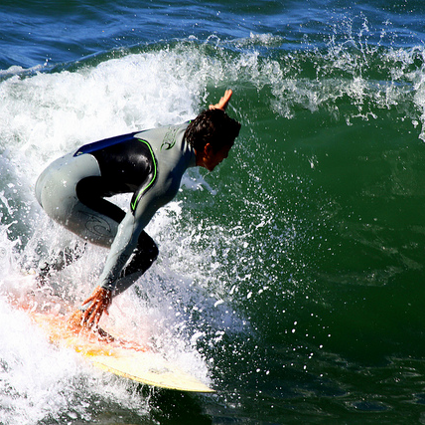
#> input picture Project 2/Part1/images/surfer.png, 425 x 425 px
$ python test_implementation.py
#> lines starting #> are read from the running program, lines starting #| are printed output that depends on the picture
### Project 2/Part2/dct.py
import numpy

### Main DCT, IDCT, DCT2, IDCT2 methods

def compute_D(n : numpy.float64):
    '''
    Compute a supporting matrix D, used for a matrix-based
    calculation of DCT, IDCT, DCT2 and IDCT2.
    '''
#> called with n = 8

    if n <= 0:
        raise ValueError("Error! Wrong matrix dimension.")

    alpha = numpy.zeros(n, dtype = numpy.float64)
    alpha[0] = 1 / numpy.sqrt(n)
    alpha[1:] = (numpy.sqrt(2) / numpy.sqrt(n))

    D = numpy.zeros((n, n), dtype = numpy.float64)

    for k in range(n):
        for i in range(n):
            D[k, i] = alpha[k] * \
                      numpy.cos(k * numpy.pi *
                            (2 * i + 1) / (2 * n))
    return D


def dct(f : numpy.ndarray,
        D : numpy.ndarray = None) -> numpy.ndarray :
    '''
    Compute one-dimensional DCT in matrix form.
    '''


    if f.ndim != 1:
        raise ValueError("Wrong input dimension for a one-dimensional DCT.")
    if D is None:
        n = f.shape[0]
        D = compute_D(n)
    c = numpy.dot(D, f)
    return c


def idct(c : numpy.ndarray,
         D : numpy.ndarray = None) -> numpy.ndarray :
    '''
    Compute one-dimensional IDCT in matrix form.
    '''
    if c.ndim != 1:
        raise ValueError("Wrong input dimension for a one-dimensional IDCT.")
    if D is None:
        n = c.shape[0]
        D = compute_D(n)
    f = numpy.dot(D.T, c)
    return f


def dct2(F : numpy.ndarray) -> numpy.ndarray:
    '''
    Compute (two-dimensional) DCT2 in matrix form.
    '''

    n, m = F.shape
    D_n = compute_D(n)

    if n == m:
        D_m = D_n
    else:
        D_m = compute_D(m)

    return numpy.dot(numpy.dot(D_n, F), D_m.T)


def idct2(C : numpy.ndarray) -> numpy.ndarray:
    '''
    Compute (two-dimensional) IDCT2 in matrix form.
    '''

    n, m = C.shape
    D_n = compute_D(n)

    if n == m:
        D_m = D_n
    else:
        D_m = compute_D(m)

    return numpy.dot(numpy.dot(D_n.T, C), D_m)


### Additional DCT2, IDCT2 variants


def dct2_alt(F : numpy.ndarray) -> numpy.ndarray:
    '''
    Compute DCT2 by performing calls to the custom implementation of DCT.
    '''

    n, m = F.shape
    D_n = compute_D(n)
    if n == m:
        D_m = D_n
    else:
        D_m = compute_D(m)

    C = F.copy()

    for j in range(m):
        C[:, j] = dct(C[:, j], D_n)
    for i in range(n):
        C[i, :] = dct(C[i, :], D_m)

    return C


def idct2_alt(C : numpy.ndarray) -> numpy.ndarray:
    '''
    Compute IDCT2 by performing calls to the custom implementation of IDCT.
    '''

    n, m = C.shape
    D_n = compute_D(n)
    if n == m:
        D_m = D_n
    else:
        D_m = compute_D(m)

    F = C.copy()

    for j in range(m):
        F[:, j] = idct(F[:, j], D_n)
    for i in range(n):
        F[i, :] = idct(F[i, :], D_m)

    return F


def dot(a, b):
    '''
    Custom (unoptimized) implementation of the dot product of vectors.
    '''

    res = 0
    v1 = a.flatten()
    v2 = b.flatten()

    for i in range(len(v1)):
        res = res + v1[i] * v2[i]

    return res


def dct2_naive(F : numpy.ndarray) -> numpy.ndarray:
    '''
    Custom (naive) implementation of the DCT2 relying on the unoptimized implementation
    of the dot product of vectors.
    '''

    n, m = F.shape
    D_n = compute_D(n)
    if n == m:
        D_m = D_n
    else:
        D_m = compute_D(m)

    C = F.copy()
    C_tmp = F.copy()

    for j in range(m):
        for i in range(n):
            C_tmp[i, j] = dot(D_n[i, :], F[:, j])
    for i in range(n):
        for j in range(m):
            C[i, j] = dot(C_tmp[i, :], D_m[j, :])

    return C


def idct2_naive(C : numpy.ndarray) -> numpy.ndarray:
    '''
    Custom (naive) implementation of the IDCT2 relying on the unoptimized implementation
    of the dot product of vectors.
    '''

    n, m = C.shape
    D_n = compute_D(n)
    if n == m:
        D_m = D_n
    else:
        D_m = compute_D(m)

    F = C.copy()
    F_tmp = C.copy()

    for j in range(m):
        for i in range(n):
            F_tmp[i, j] = dot(D_n[:, i], C[:, j])
    for i in range(n):
        for j in range(m):
            F[i, j] = dot(F_tmp[i, :], D_m[:, j])

    return F

### Project 2/Part1/test_implementation.py
import numpy
import os
import matplotlib.pyplot as plt
from scipy.fft import dctn, idctn
from PIL import Image
from dct import dct, idct, dct2, idct2, dct2_alt, idct2_alt, dct2_naive, idct2_naive
from dct import dct2


def test_dct():
    '''
    Test various implementations of the one-dimensional DCT and IDCT
    applying them to a pre-defined array.
    '''

    print("\n---- Test of the DCT and IDCT with custom and library-derived implementations ----")
    d = numpy.array([231, 32, 233, 161, 24, 71, 140, 245], dtype=numpy.float_)
    dct_res_custom = dct(d)
    dct_res_lib = dctn(d, norm="ortho")
    print("Input array: \n", d)
    print("Custom DCT: \n", dct_res_custom)
    print("Library DCT: \n", dct_res_lib)
    print("Custom IDCT: \n", idct(dct_res_custom))
    print("Library IDCT: \n", idctn(dct_res_lib, norm = "ortho"))


def test_dct2():
    '''
    Test various implementations of the DCT2 and IDCT2
    applying them to a pre-defined matrix.
    '''

    print("\n---- Test of the DCT2 and IDCT2 with custom and library-derived implementations ----")
    D = numpy.array([[231, 32, 233, 161, 24, 71, 140, 245],
                [247, 40, 248, 245, 124, 204, 36, 107],
                [234, 202, 245, 167, 9, 217, 239, 173],
                [193, 190, 100, 167, 43, 180, 8, 70],
                [11, 24, 210, 177, 81, 243, 8, 112],
                [97, 195, 203, 47, 125, 114, 165, 181],
                [193, 70, 174, 167, 41, 30, 127, 245],
                [87, 149, 57, 192, 65, 129, 178, 228]], dtype=numpy.float64)
    dct2_res_custom = dct2(D)
    dct2_res_custom_alt = dct2_alt(D)
    dct2_res_custom_naive = dct2_naive(D)
    dct2_res_lib = dctn(D, norm="ortho")
    print("Input matrix: \n", D)
    print("Custom DCT2: \n", dct2_res_custom)
    print("Custom DCT2 Alt: \n", dct2_res_custom_alt)
    print("Custom DCT2 Naive: \n", dct2_res_custom_naive)
    print("Library DCT2: \n", dct2_res_lib)
    print("Custom IDCT2: \n", idct2(dct2_res_custom))
    print("Custom IDCT2 Alt: \n", idct2_alt(dct2_res_custom_alt))
    print("Custom IDCT2 Naive: \n", idct2_naive(dct2_res_custom_naive))
    print("Library IDCT2: \n", idctn(dct2_res_lib, norm = "ortho"))


def test_image_dct2():
    '''
    Test various implementations of the DCT2 and IDCT2
    applying them to an 8 x 8 block extracted from an image.
    '''

    print("\n---- Test of the DCT2 and IDCT2 with custom and library-derived implementations ----")

    # Load an image annd extract an 8 x 8 (upper left) block as an input matrix
    img = numpy.copy(Image.open("images/surfer.png").convert("L"))
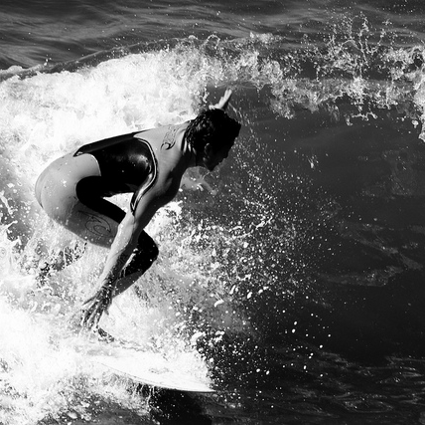
#> img: shape (425, 425); min 0, max 255, mean 111.4
    A = numpy.array(img[:8, :8], numpy.float64).copy()

    res_custom = dct2(A)
    res_lib = dctn(A, norm = "ortho")

    print("8 x 8 portion of the input matrix A \n", A)
    print("Custom DCT2 on image: \n", res_custom)
    print("Library DCT2 on image: \n", res_lib)
    print("Custom IDCT2 on image: \n", idct2(res_custom))
    print("Library IDCT2 on image: \n", idctn(res_lib, norm = "ortho"))
    print("Mean difference: ", numpy.mean(abs(res_custom - res_lib)))

    # Create plots of coefficients produced by the custom DCT2, library-based version
    # and the difference between the two resulting matrices
    plot3d(res_custom, "dct_coeff_custom.png")
    plot3d(res_lib, "dct_coeff_lib.png")
    plot3d(res_custom - res_lib, "dct_coeff_diff.png")


def plot3d(matrix, filename = "output.png"):
    '''
    Create a 3D plot of a matrix specified as an input.
    '''
#> called with matrix = array of shape (8, 8), filename = 'dct_coeff_custom.png'

    fig = plt.figure(figsize=(10, 10))
    ax = fig.add_subplot(projection = "3d")

    x, y = numpy.meshgrid(numpy.arange(matrix.shape[1]),
                    numpy.arange(matrix.shape[0]))
    x = x.ravel()
    y = y.ravel()
#> y = 64 values from 0 to 7
    z = numpy.zeros_like(x)
#> z = 64 values from 0 to 0

    ax.bar3d(x, y, z, 0.8, 0.8, matrix.ravel())
    os.makedirs("plots", exist_ok = True)
    plt.savefig("plots/" + filename)
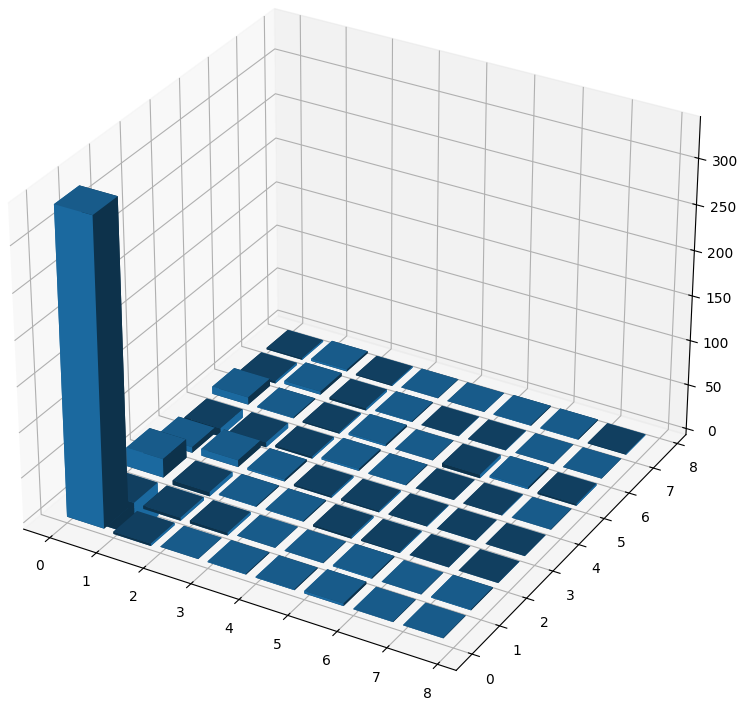
#> figure drawn by matplotlib, 1 panel


if __name__ == "__main__":
    test_dct()
    test_dct2()
    test_image_dct2()
#> call 3 of plot3d, with matrix = array of shape (8, 8), filename = 'dct_coeff_diff.png'
#> in plot3d (call 3), `plt.savefig("plots/" + filename)`:
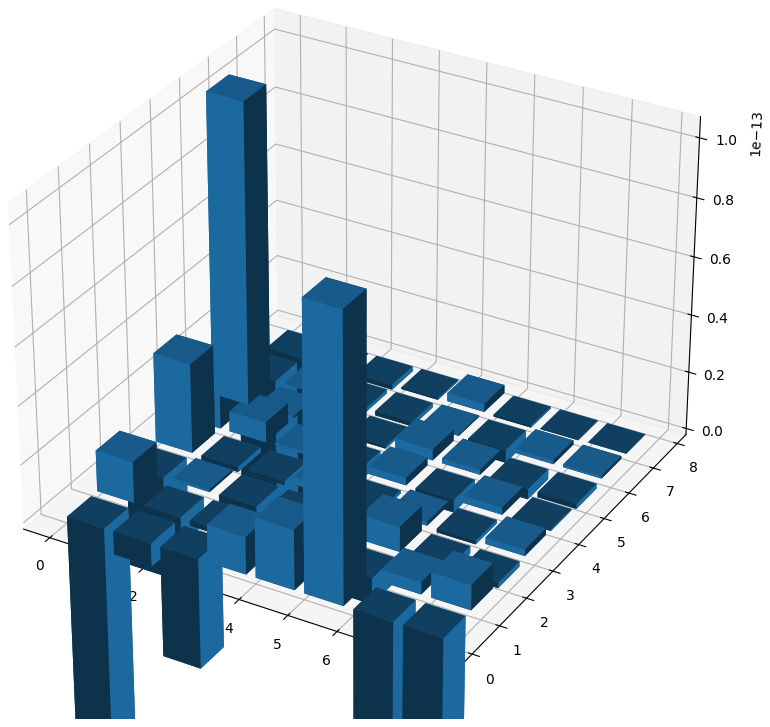
#> figure drawn by matplotlib, 1 panel
